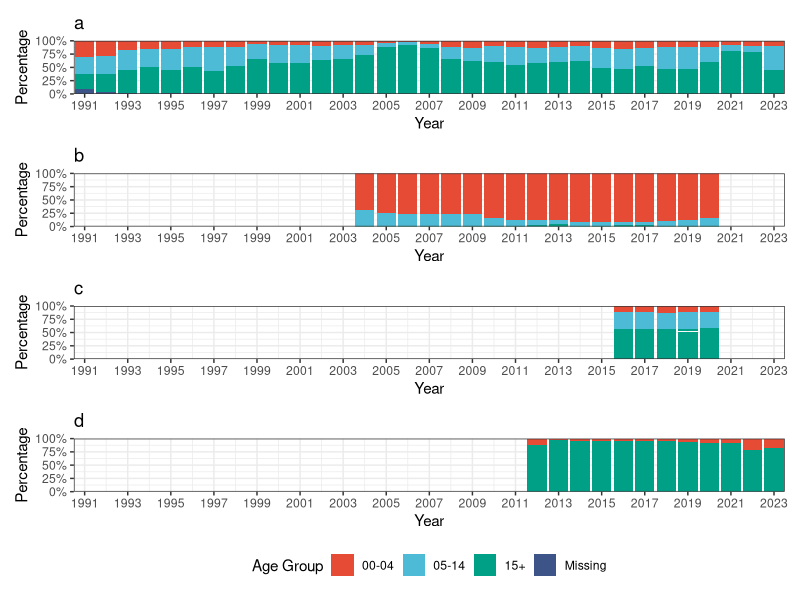

This chart was generated by the following R code:

library(tidyverse)
library(openxlsx)
library(patchwork)
library(ggsci)

breaks <- seq(1991, 2023, 2)
fill_color <- pal_npg()(4)
names(fill_color) <- c('00-04', '05-14', '15+', 'Missing')

# AU ----------------------------------------------------------------------

df <- read.xlsx('./annual.xlsx', sheet = 'AU')
df <- df |> 
     pivot_longer(cols = 2:ncol(df), names_to = 'age_group', values_to = 'count') |> 
     mutate(age_group_10 = case_when(
          age_group == "No.information.provided" ~ 'Missing',
          age_group == '00-04' ~ '00-04',
          age_group == '05-09' ~ '05-14',
          age_group == '10-14' ~ '05-14',
          # other age groups
          TRUE ~ '15+'
     ))
names(df)[1] <- 'year'
df <- df |> 
     filter(year <= 2023)

fig1 <- ggplot(df, aes(x = year, y = count, fill = age_group_10)) +
     geom_col(position = 'fill') +
     coord_cartesian(ylim = c(0, 1)) +
     scale_fill_manual(values = fill_color) +
     scale_x_continuous(breaks = breaks,
                        limits = c(1990.5, 2023.5),
                        expand = c(0, 0)) +
     scale_y_continuous(labels = scales::percent_format(),
                        expand = c(0, 0)) +
     theme_bw() +
     labs(title = 'a',
          x = 'Year',
          y = 'Percentage',
          fill = 'Age Group')

# CN ----------------------------------------------------------------------

df <- read.xlsx('./annual.xlsx', sheet = 'CN')
df <- df |> 
     pivot_longer(cols = 2:ncol(df), names_to = 'year', values_to = 'count') |>
     rename(age_group = 'Age.Group') |>
     mutate(age_group_10 = case_when(
          age_group == '0-' ~ '00-04',
          age_group == '1-' ~ '00-04',
          age_group == '2-' ~ '00-04',
          age_group == '3-' ~ '00-04',
          age_group == '4-' ~ '00-04',
          age_group == '5-' ~ '05-14',
          age_group == '6-' ~ '05-14',
          age_group == '7-' ~ '05-14',
          age_group == '8-' ~ '05-14',
          age_group == '9-' ~ '05-14',
          age_group == '10-' ~ '05-14',
          age_group == '11-' ~ '05-14',
          age_group == '12-' ~ '05-14',
          age_group == '13-' ~ '05-14',
          age_group == '14-' ~ '05-14',
          # other age groups
          TRUE ~ '15+'),
          year = as.integer(year))
df <- df |> 
     filter(year <= 2023)

fig2 <- ggplot(df, aes(x = year, y = count, fill = age_group_10)) +
     geom_col(position = 'fill', show.legend = F) +
     coord_cartesian(ylim = c(0, 1)) +
     scale_fill_manual(values = fill_color) +
     scale_x_continuous(breaks = breaks,
                        limits = c(1990.5, 2023.5),
                        expand = c(0, 0)) +
     scale_y_continuous(labels = scales::percent_format(),
                        expand = c(0, 0)) +
     theme_bw() +
     labs(title = 'b',
          x = 'Year',
          y = 'Percentage',
          fill = 'Age Group')

# US ----------------------------------------------------------------------

df <- read.xlsx('./annual.xlsx', sheet = 'US')
df <- df |> 
     pivot_longer(cols = 2:ncol(df), names_to = 'age_group', values_to = 'count') |> 
     mutate(age_group_10 = case_when(
          age_group == "No.information.provided" ~ 'Missing',
          age_group == '00-01' ~ '00-04',
          age_group == '02-04' ~ '00-04',
          age_group == '05-14' ~ '05-14',
          age_group == '05-14' ~ '05-14',
          # other age groups
          TRUE ~ '15+'
     ))

names(df)[1] <- 'year'
df <- df |> 
     filter(year <= 2023)

fig3 <- ggplot(df, aes(x = year, y = count, fill = age_group_10)) +
     geom_col(position = 'fill', show.legend = F) +
     coord_cartesian(ylim = c(0, 1)) +
     scale_fill_manual(values = fill_color) +
     scale_x_continuous(breaks = breaks,
                        limits = c(1990.5, 2023.5),
                        expand = c(0, 0)) +
     scale_y_continuous(labels = scales::percent_format(),
                        expand = c(0, 0)) +
     theme_bw() +
     labs(title = 'c',
          x = 'Year',
          y = 'Percentage',
          fill = 'Age Group')

# UK ----------------------------------------------------------------------

df <- read.xlsx('./annual.xlsx', sheet = 'UK')
df <- df |> 
     pivot_longer(cols = 2:ncol(df), names_to = 'age_group', values_to = 'count') |> 
     mutate(age_group_10 = case_when(
          age_group == "No.information.provided" ~ 'Missing',
          age_group == '00-04' ~ '00-04',
          age_group == '05-14' ~ '05-14',
          age_group == '05-14' ~ '05-14',
          # other age groups
          TRUE ~ '15+'
     ))
names(df)[1] <- 'year'
df <- df |> 
     filter(year <= 2023)

fig4 <- ggplot(df, aes(x = year, y = count, fill = age_group_10)) +
     geom_col(position = 'fill', show.legend = F) +
     coord_cartesian(ylim = c(0, 1)) +
     scale_fill_manual(values = fill_color) +
     scale_x_continuous(breaks = breaks,
                        limits = c(1990.5, 2023.5),
                        expand = c(0, 0)) +
     scale_y_continuous(labels = scales::percent_format(),
                        expand = c(0, 0)) +
     theme_bw() +
     labs(title = 'd',
          x = 'Year',
          y = 'Percentage',
          fill = 'Age Group')

fig <- fig1 + fig2 + fig3 + fig4 +
     plot_layout(ncol = 1, guides = 'collect') & theme(legend.position = 'bottom')

ggsave(filename = './appendix/S6.png',
       plot = fig,
       width = 12,
       height = 12) 
